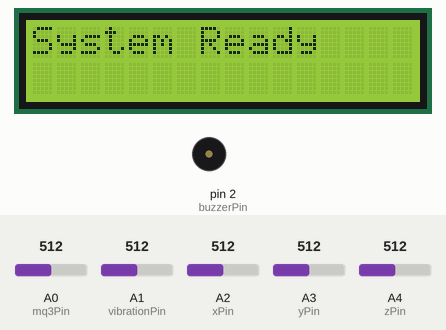
Recording of a sketch running on a simulated Arduino Mega 2560, built with avr-gcc and run on an emulated ATmega2560. Parts: 16×2 character LCD, buzzer (waves = sounding, pin HIGH). The inputs (shaded band) are chosen by the test bench; at power-on: A0 (mq3Pin) = 512, A1 (vibrationPin) = 512, A2 (xPin) = 512, A3 (yPin) = 512, A4 (zPin) = 512. The modem accepts every AT command (registered, SIM ready, sends succeed) and sends nothing else; what the sketch prints to the serial monitor is not drawn.

Above: at 0.1 s.
At 5.2 s:
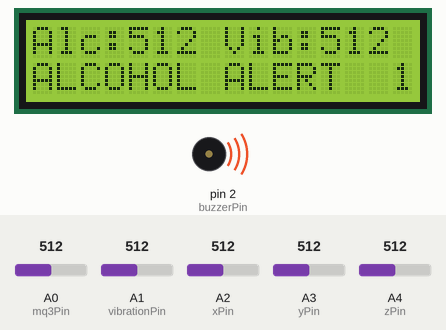
At 21.7 s:
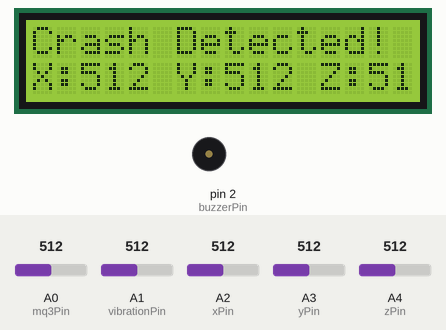
At 35.8 s:
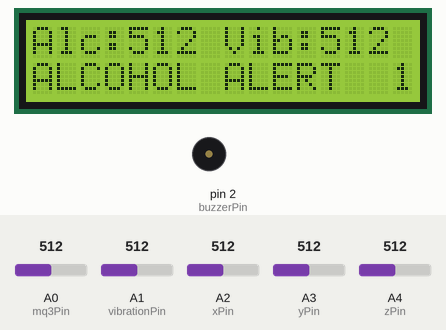
Timing chart, 0 to 37.3 s (numbered marks = the images above):
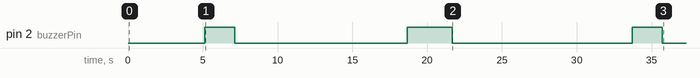

The sketch:

hole_code1.ino
```cpp
#include <Wire.h>
#include <LiquidCrystal_I2C.h>

// LCD
LiquidCrystal_I2C lcd(0x27, 16, 2);

// Pins
int mq3Pin = A0;       // MQ3 alcohol sensor
int vibrationPin = A1; // Vibration sensor analog pin
int buzzerPin = 2;     // Buzzer
int xPin = A2;         // ADXL335 X
int yPin = A3;         // ADXL335 Y
int zPin = A4;         // ADXL335 z
int a = 5000;
// Thresholds
int alcoholThreshold = 460;
int vibrationThreshold = 800;
// vibration sensor limit

// ADXL detection
int xMin = 70, xMax = 70;
int yMin = 45, yMax = 45;
int zMin = 0, zMax = 0;
int xCenter = (xMin + xMax) / 2;
int yCenter = (yMin + yMax) / 2;
int zCenter = (zMin + zMax) / 2;
int tolerance = 25; // how much deviation triggers crash

void setup() {
  Serial.begin(9600);   // Debug serial
  Serial1.begin(9600);  // SIM800L serial

  pinMode(mq3Pin, INPUT);
  pinMode(vibrationPin, INPUT);
  pinMode(buzzerPin, OUTPUT);

  lcd.init();
  lcd.backlight();
  lcd.setCursor(0,0);
  lcd.print("System Ready");
  delay(2000);
  lcd.clear();

  // Initialize SIM800L
  Serial1.println("AT"); delay(1000);
  Serial1.println("AT+CMGF=1"); delay(1000);
  Serial1.println("AT+CNMI=1,2,0,0,0"); delay(1000);
}

void loop() {
  int alcoholValue = analogRead(mq3Pin);
  int vibrationValue = analogRead(vibrationPin);
  int xValue = analogRead(xPin);
  int yValue = analogRead(yPin);
  int zValue = analogRead(zPin);

  // Serial debug
  Serial.print("Alcohol: "); Serial.print(alcoholValue);
  Serial.print(" | Vibration: "); Serial.print(vibrationValue);
  Serial.print(" | X: "); Serial.print(xValue);
  Serial.print(" Y: "); Serial.println(yValue);
  Serial.print(" Z: "); Serial.println(zValue);

  // Display on LCD
  lcd.setCursor(0,0);
  lcd.print("Alc:"); lcd.print(alcoholValue);
  lcd.print(" Vib:"); lcd.print(vibrationValue);

  lcd.setCursor(0,1);
  lcd.print("X:"); lcd.print(xValue);
  lcd.print(" Y:"); lcd.print(yValue);
  lcd.print(" Z:"); lcd.print(zValue);

  // Alcohol detection
  if (alcoholValue > alcoholThreshold) {
    lcd.setCursor(0,1);
    lcd.print("ALCOHOL ALERT  ");
    buzzAlert(2000);
    sendSMS("ALERT: Alcohol detected in vehicle!");
    delay(a);
  }

  // Vibration detection
  if (vibrationValue > vibrationThreshold) {
    lcd.clear();
    lcd.setCursor(0,0);
    lcd.print("Vibration Alert!");
    buzzAlert(2000);
    sendSMS("ALERT: High vibration detected!");
    delay(a);
  }

  // Crash / imbalance detection (simplified)
  if (abs(xValue - xCenter) > tolerance || abs(yValue - yCenter) > tolerance || abs(zValue - zCenter) > tolerance) {
    lcd.clear();
    lcd.setCursor(0,0);
    lcd.print("Crash Detected!");
    lcd.setCursor(0,1);
    lcd.print("X:"); lcd.print(xValue);
    lcd.print(" Y:"); lcd.print(yValue);
    lcd.print(" Z:"); lcd.print(zValue);
    buzzAlert(3000);
    sendSMS("ALERT: Crash detected! Vehicle out of balance!");
    delay(a);
  }

  delay(500);
}

// Buzzer function
void buzzAlert(int duration) {
  digitalWrite(buzzerPin, HIGH);
  delay(duration);
  digitalWrite(buzzerPin, LOW);
}

// SMS function
void sendSMS(String message) {
  Serial1.println("AT+CMGF=1");
  delay(500);
  Serial1.println("AT+CMGS=\"+94721912028\""); // Replace with your number
  delay(500);
  Serial1.print(message);
  delay(500);
  Serial1.write(26); // Ctrl+Z to send
  delay(5000);
}
```

Measured:
- by itself, pin 2 (buzzerPin): goes HIGH 2.0 s, LOW 11.5 s, HIGH 3.0 s, LOW 12.0 s, HIGH 2.0 s, then LOW
- what the display in image 1 shows lasts 13.6 s, from 5.1 s to 18.7 s
- what the display in image 2 shows lasts 15.0 s, from 18.7 s to 33.7 s
